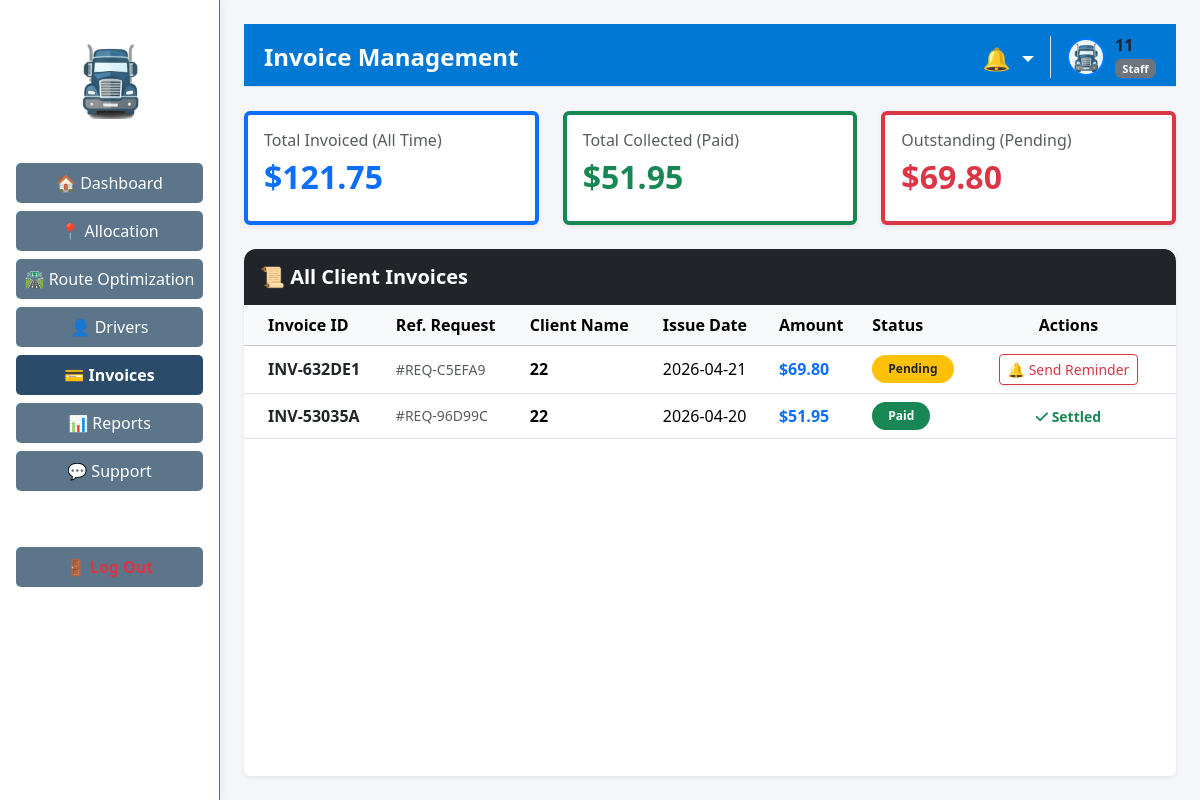
Screenshot of /staff/invoices (signed in) with the database file from the repository.
### tables this page shows
CREATE TABLE invoices (
                        id TEXT PRIMARY KEY,
                        request_id TEXT NOT NULL,
                        client_name TEXT NOT NULL,
                        amount REAL NOT NULL,
                        issue_date TEXT NOT NULL,
                        status TEXT NOT NULL
                    );

### app/routes/request_routes.py (the view)
@request_bp.route('/staff/invoices')
def staff_invoices():
    if 'user_id' not in session or session.get('role') not in ['Administrator', 'Staff']:
        flash("Acces interzis.", "danger")
        return redirect(url_for('auth.login'))
    role = session.get('role')
    from app.models.invoice_model import DB_PATH
    invoices = []
    summary = {"total_amount": 0, "paid_amount": 0, "pending_amount": 0}
    try:
        with sqlite3.connect(DB_PATH) as conn:
            conn.row_factory = sqlite3.Row
            cursor = conn.cursor()
            cursor.execute("SELECT * FROM invoices ORDER BY issue_date DESC")
            rows = cursor.fetchall()
            for row in rows:
                inv = dict(row)
                invoices.append(inv)
                summary["total_amount"] += inv["amount"]
                if inv["status"] == "Paid":
                    summary["paid_amount"] += inv["amount"]
                else:
                    summary["pending_amount"] += inv["amount"]
    except Exception as e:
        logging.error(f"Eroare la incarcarea facturilor staff: {e}")
    return render_template('staff/invoices_management.html', invoices=invoices, summary=summary, role=role)

### app/models/notification_model.py (called while the page is built)
    def get_unread_notifications(self, target1: str, target2: str = '') -> List[Dict[str, Any]]:
        try:
            with sqlite3.connect(DB_PATH) as conn:
                conn.row_factory = sqlite3.Row
                cursor = conn.execute(
                    "SELECT * FROM notifications WHERE target_role IN (?, ?, 'All') AND is_read = 0 ORDER BY timestamp DESC",
                    (str(target1).strip(), str(target2).strip())
                )
                return [dict(row) for row in cursor.fetchall()]
        except sqlite3.Error as e:
            logging.error(f"Error fetching notifications: {e}")
            return []

### app/templates/staff/invoices_management.html (shortened to what this page needs)
{% extends "layouts/staff_layout.html" %}
{% block page_header %}Invoice Management{% endblock %}
{% block content %}
<div class="row mb-4">
    <div class="col-md-4">
        <div class="card bg-white shadow-sm border-start border-4 border-primary custom-rounded">
            <div class="card-body">
                <h6 class="text-muted mb-2">Total Invoiced (All Time)</h6>
                <h2 class="fw-bold text-primary">${{ "{:,.2f}".format(summary.total_amount) }}</h2>
            </div>
        </div>
    </div>
    <div class="col-md-4">
        <div class="card bg-white shadow-sm border-start border-4 border-success custom-rounded">
            <div class="card-body">
                <h6 class="text-muted mb-2">Total Collected (Paid)</h6>
                <h2 class="fw-bold text-success">${{ "{:,.2f}".format(summary.paid_amount) }}</h2>
            </div>
        </div>
    </div>
    <div class="col-md-4">
        <div class="card bg-white shadow-sm border-start border-4 border-danger custom-rounded">
            <div class="card-body">
                <h6 class="text-muted mb-2">Outstanding (Pending)</h6>
                <h2 class="fw-bold text-danger">${{ "{:,.2f}".format(summary.pending_amount) }}</h2>
            </div>
        </div>
    </div>
</div>
<div class="card shadow-sm border-0 custom-rounded">
    <div class="card-header bg-dark text-white py-3 border-0" style="border-radius: 12px 12px 0 0;">
        <h5 class="fw-bold mb-0">📜 All Client Invoices</h5>
    </div>
    <div class="table-responsive">
        <table class="table table-hover align-middle mb-0">
            <thead class="table-light">
                <tr>
                    <th class="ps-4">Invoice ID</th>
                    <th>Ref. Request</th>
                    <th>Client Name</th>
                    <th>Issue Date</th>
                    <th>Amount</th>
                    <th>Status</th>
                    <th class="text-center pe-4">Actions</th>
                </tr>
            </thead>
            <tbody>
                {% if invoices|length == 0 %}
                <tr>
                    <td colspan="7" class="text-center py-5 text-muted">No invoices generated yet. Deliver jobs to generate invoices.</td>
                </tr>
                {% else %}
                    {% for inv in invoices %}
                    <tr>
                        <td class="ps-4 fw-bold text-dark">{{ inv.id }}</td>
                        <td class="text-muted small">#{{ inv.request_id }}</td>
                        <td class="fw-bold">{{ inv.client_name }}</td>
                        <td>{{ inv.issue_date }}</td>
                        <td class="fw-bold text-primary">${{ "{:,.2f}".format(inv.amount) }}</td>
                        <td>
                            <span class="badge bg-{{ 'success' if inv.status == 'Paid' else 'warning text-dark' }} px-3 py-2 rounded-pill">
                                {{ inv.status }}
                            </span>
                        </td>
                        <td class="text-center pe-4">
                            {% if inv.status != 'Paid' %}
                                <form method="POST" action="{{ url_for('request_routes.send_invoice_reminder', invoice_id=inv.id) }}" style="margin: 0;">
                                    <button type="submit" class="btn btn-sm btn-outline-danger custom-rounded shadow-sm">
                                        🔔 Send Reminder
                                    </button>
                                </form>
                            {% else %}
                                <span class="text-success fw-bold small"><i class="fa-solid fa-check"></i> Settled</span>
                            {% endif %}
                        </td>
                    </tr>
                    {% endfor %}
                {% endif %}
            </tbody>
        </table>
    </div>
</div>
{% endblock %}

### app/static/css/style.css (style rules this page uses)
body { margin: 0; padding: 0; font-family: 'Segoe UI', Tahoma, Geneva, Verdana, sans-serif; }
.card { display: flex; flex-direction: column; height: 100%; }
.table-responsive { max-height: 500px; overflow-y: auto; }

### rows the page displays
invoices: id "INV-632DE1", request_id "REQ-C5EFA9", client_name "22", issue_date "2026-04-21", amount "69.80", status "Pending"
invoices: id "INV-53035A", request_id "REQ-96D99C", client_name "22", issue_date "2026-04-20", amount "51.95", status "Paid", shows "Settled"

### other values shown
{{ session.get('username') }} "11"
{{ "{:,.2f}".format(summary.total_amount) }} "121.75"
{{ "{:,.2f}".format(summary.paid_amount) }} "51.95"
{{ "{:,.2f}".format(summary.pending_amount) }} "69.80"
